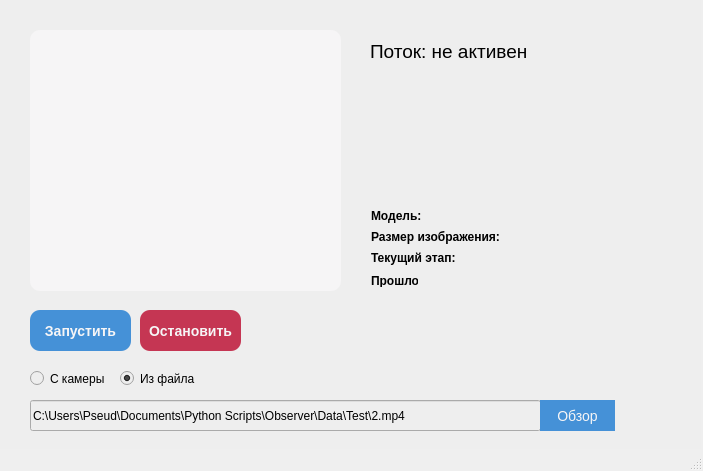
<?xml version="1.0" encoding="UTF-8"?>
<ui version="4.0">
 <class>MainWindow</class>
 <widget class="QMainWindow" name="MainWindow">
  <property name="geometry">
   <rect>
    <x>0</x>
    <y>0</y>
    <width>703</width>
    <height>471</height>
   </rect>
  </property>
  <property name="windowTitle">
   <string>Наблюдение этапов</string>
  </property>
  <widget class="QWidget" name="centralwidget">
   <widget class="QWidget" name="widgetMain" native="true">
    <property name="geometry">
     <rect>
      <x>0</x>
      <y>0</y>
      <width>701</width>
      <height>461</height>
     </rect>
    </property>
    <property name="styleSheet">
     <string notr="true">background-color:rgb(238, 238, 238);</string>
    </property>
    <widget class="QRadioButton" name="radioSourceCamera">
     <property name="geometry">
      <rect>
       <x>30</x>
       <y>370</y>
       <width>82</width>
       <height>17</height>
      </rect>
     </property>
     <property name="text">
      <string>С камеры</string>
     </property>
    </widget>
    <widget class="QRadioButton" name="radioSourceFile">
     <property name="enabled">
      <bool>true</bool>
     </property>
     <property name="geometry">
      <rect>
       <x>120</x>
       <y>370</y>
       <width>82</width>
       <height>17</height>
      </rect>
     </property>
     <property name="text">
      <string>Из файла</string>
     </property>
     <property name="checked">
      <bool>true</bool>
     </property>
    </widget>
    <widget class="QLabel" name="labelTime">
     <property name="geometry">
      <rect>
       <x>371</x>
       <y>274</y>
       <width>47</width>
       <height>13</height>
      </rect>
     </property>
     <property name="styleSheet">
      <string notr="true">font-weight: bold;</string>
     </property>
     <property name="text">
      <string>Прошло:</string>
     </property>
    </widget>
    <widget class="QLabel" name="labelImage">
     <property name="geometry">
      <rect>
       <x>371</x>
       <y>229</y>
       <width>131</width>
       <height>16</height>
      </rect>
     </property>
     <property name="styleSheet">
      <string notr="true">font-weight: bold;</string>
     </property>
     <property name="text">
      <string>Размер изображения:</string>
     </property>
    </widget>
    <widget class="QLabel" name="labelModel">
     <property name="geometry">
      <rect>
       <x>371</x>
       <y>208</y>
       <width>51</width>
       <height>16</height>
      </rect>
     </property>
     <property name="styleSheet">
      <string notr="true">font-weight: bold;</string>
     </property>
     <property name="text">
      <string>Модель:</string>
     </property>
    </widget>
    <widget class="QLabel" name="labelStage">
     <property name="geometry">
      <rect>
       <x>371</x>
       <y>250</y>
       <width>91</width>
       <height>16</height>
      </rect>
     </property>
     <property name="styleSheet">
      <string notr="true">font-weight: bold;</string>
     </property>
     <property name="text">
      <string>Текущий этап:</string>
     </property>
     <property name="scaledContents">
      <bool>false</bool>
     </property>
    </widget>
    <widget class="QLabel" name="imagePlaceholder">
     <property name="geometry">
      <rect>
       <x>30</x>
       <y>30</y>
       <width>311</width>
       <height>261</height>
      </rect>
     </property>
     <property name="styleSheet">
      <string notr="true">background-color: #f6f5f6;
border-radius: 10px;</string>
     </property>
     <property name="text">
      <string/>
     </property>
     <property name="pixmap">
      <pixmap>Data/Train/Flux_Heat/frame-0-00-33.57.jpg</pixmap>
     </property>
     <property name="scaledContents">
      <bool>true</bool>
     </property>
    </widget>
    <widget class="QPushButton" name="stopButton">
     <property name="geometry">
      <rect>
       <x>140</x>
       <y>310</y>
       <width>101</width>
       <height>41</height>
      </rect>
     </property>
     <property name="styleSheet">
      <string notr="true">background-color: #c53653;
color: #f6f5f6;
border-radius: 10px;
font-size: 14px;
font-weight: 500;</string>
     </property>
     <property name="text">
      <string>Остановить</string>
     </property>
    </widget>
    <widget class="QLabel" name="valueModel">
     <property name="geometry">
      <rect>
       <x>431</x>
       <y>210</y>
       <width>251</width>
       <height>16</height>
      </rect>
     </property>
     <property name="text">
      <string/>
     </property>
    </widget>
    <widget class="QLabel" name="valueImageSize">
     <property name="geometry">
      <rect>
       <x>510</x>
       <y>231</y>
       <width>171</width>
       <height>16</height>
      </rect>
     </property>
     <property name="text">
      <string/>
     </property>
    </widget>
    <widget class="QLabel" name="valueStage">
     <property name="geometry">
      <rect>
       <x>467</x>
       <y>251</y>
       <width>211</width>
       <height>16</height>
      </rect>
     </property>
     <property name="text">
      <string/>
     </property>
    </widget>
    <widget class="QLabel" name="valueTime">
     <property name="geometry">
      <rect>
       <x>430</x>
       <y>273</y>
       <width>251</width>
       <height>16</height>
      </rect>
     </property>
     <property name="text">
      <string/>
     </property>
    </widget>
    <widget class="QLineEdit" name="filename">
     <property name="geometry">
      <rect>
       <x>30</x>
       <y>400</y>
       <width>511</width>
       <height>31</height>
      </rect>
     </property>
     <property name="text">
      <string>C:\Users\Pseud\Documents\Python Scripts\Observer\Data\Test\2.mp4</string>
     </property>
    </widget>
    <widget class="QPushButton" name="browse">
     <property name="geometry">
      <rect>
       <x>540</x>
       <y>400</y>
       <width>75</width>
       <height>31</height>
      </rect>
     </property>
     <property name="styleSheet">
      <string notr="true">border-radius: 0 10px 10px 0;
background-color: #4591d7;
color: #f6f5f6;
font-size: 14px;
font-weight: 400;</string>
     </property>
     <property name="text">
      <string>Обзор</string>
     </property>
    </widget>
    <widget class="QPushButton" name="startButton">
     <property name="geometry">
      <rect>
       <x>30</x>
       <y>310</y>
       <width>101</width>
       <height>41</height>
      </rect>
     </property>
     <property name="styleSheet">
      <string notr="true">background-color: #4591d7;
color: #f6f5f6;
border-radius: 10px;
font-size: 14px;
font-weight: 500;</string>
     </property>
     <property name="text">
      <string>Запустить</string>
     </property>
    </widget>
    <widget class="QLabel" name="labelThread">
     <property name="geometry">
      <rect>
       <x>370</x>
       <y>40</y>
       <width>321</width>
       <height>141</height>
      </rect>
     </property>
     <property name="styleSheet">
      <string notr="true">font-size: 14pt;</string>
     </property>
     <property name="text">
      <string>Поток: не активен</string>
     </property>
     <property name="alignment">
      <set>Qt::AlignLeading|Qt::AlignLeft|Qt::AlignTop</set>
     </property>
     <property name="wordWrap">
      <bool>true</bool>
     </property>
    </widget>
   </widget>
  </widget>
  <widget class="QStatusBar" name="statusbar"/>
 </widget>
 <resources/>
 <connections/>
</ui>
